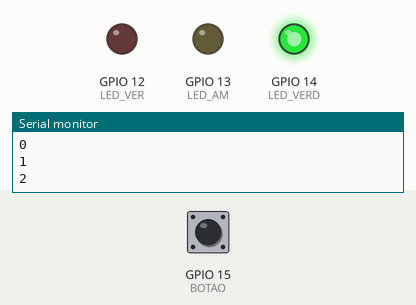
Simulated run of this sketch. Board: ESP32. On the bench: output pins drawn as LEDs (lit = HIGH), the last lines printed to the serial monitor. The test bench sets the inputs (shaded band); at power-on: GPIO 15 (BOTAO) HIGH.

Above: at 3.8 s.
3.9 s: GPIO 15 (BOTAO) pulled LOW for 1.3 s
At 5.1 s:
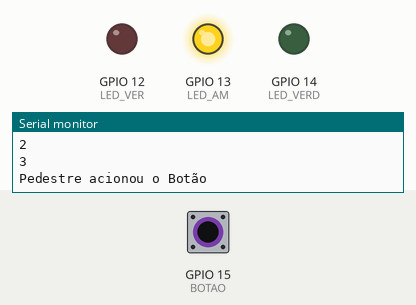
At 15.1 s:
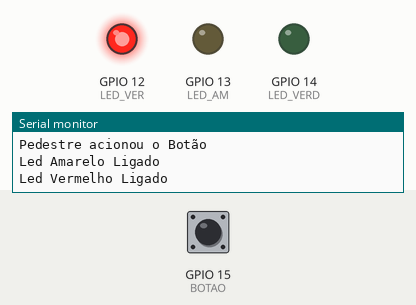
Timing chart, 0 to 35.5 s (numbered marks = the images above; inputs shaded):
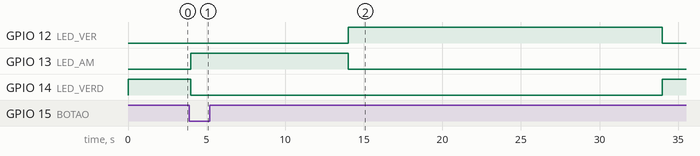

Measured:
- after the input at 3.9 s, GPIO 12 (LED_VER): LOW → HIGH after 10.1 s, → LOW 20.0 s later; GPIO 13 (LED_AM): LOW → HIGH after 0.10 s, → LOW 10.0 s later; GPIO 14 (LED_VERD): HIGH → LOW after 0.10 s, → HIGH 30.0 s later

The sketch:

sketch.ino
```cpp
int tempoParado = 0;

const int LED_VERD = 14;
const int LED_AM = 13;
const int LED_VER = 12;
const int BOTAO = 15;

void apagarTudo(){
  digitalWrite(LED_VERD, LOW);
  digitalWrite(LED_AM, LOW);
  digitalWrite(LED_VER, LOW);
}


void setup() {
  Serial.begin(115200);

  pinMode(LED_VERD, OUTPUT);
  pinMode(LED_AM, OUTPUT);
  pinMode(LED_VER, OUTPUT);

  pinMode(BOTAO, INPUT_PULLUP);


}

void loop() {

  apagarTudo();

  digitalWrite(LED_VERD, HIGH);
  Serial.println("Led Verde Ligado");


  int i = 0;

  for (i = 0;i<60; i ++){
   delay(1000);
   Serial.println(i);
   if (digitalRead(BOTAO)==LOW){
     Serial.println("Pedestre acionou o Botão");
     tempoParado = i;
     break;
   }


  }
 apagarTudo();

 digitalWrite(LED_AM, HIGH);
 delay(10000);
 Serial.println("Led Amarelo Ligado");
 apagarTudo();

 digitalWrite(LED_VER, HIGH);
 Serial.println("Led Vermelho Ligado");
 delay(20000);

 apagarTudo();


}
```
